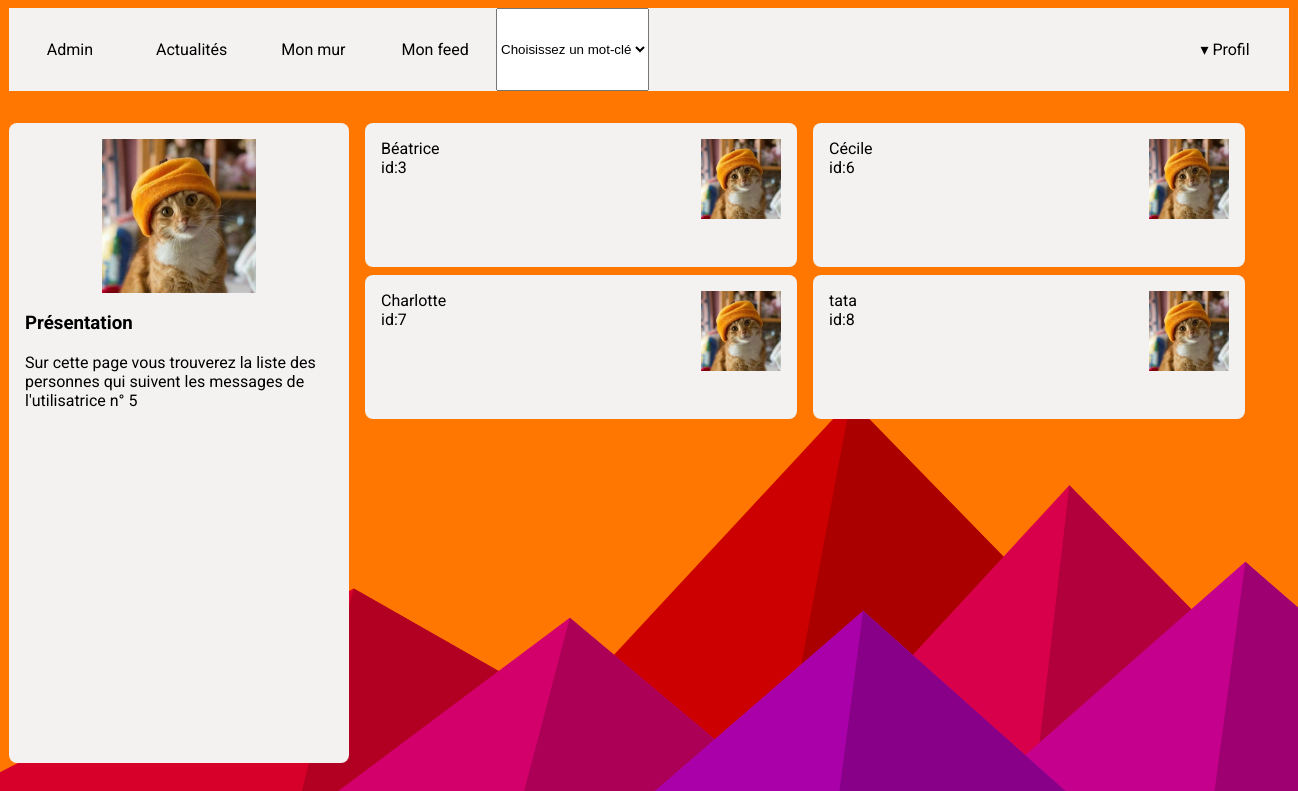
The app's page /resoc_n1/followers.php (signed in) with its own data.
### tables this page shows
CREATE TABLE `users` (
  `id` int(10) UNSIGNED NOT NULL,
  `email` varchar(255) NOT NULL,
  `password` varchar(255) NOT NULL,
  `alias` varchar(255) NOT NULL
);

### resoc_n1/followers.php (the view, shortened to what this page needs)
<!doctype html>
<html lang="fr">
    <head>
        <link rel="stylesheet" href="style.css"/>
    </head>
    <body>
        <?php include_once('header.php'); ?>
        <div id="wrapper">
            <aside>
                <img src = "user.jpg" alt = "Portrait de l'utilisatrice"/>
                <section>
                    <h3>Présentation</h3>
                    <p>Sur cette page vous trouverez la liste des personnes qui
                        suivent les messages de l'utilisatrice
                        n° <?php echo $_SESSION['connected_id'] ?></p>
                </section>
            </aside>
            <main class='contacts'>
                <?php
                $userId = $_SESSION['connected_id'];
                $laQuestionEnSql = "
                    SELECT users.*
                    FROM followers
                    LEFT JOIN users ON users.id=followers.following_user_id
                    WHERE followers.followed_user_id='$userId'
                    GROUP BY users.id
                    ";
                $lesInformations = $mysqli->query($laQuestionEnSql);
                while ($user = $lesInformations->fetch_assoc())
                {
                ?>
                <article>
                    <img src="user.jpg" alt="blason"/>
                    <h3><?php echo $user['alias'] ?></h3>
                    <p>id:<?php echo $user['id'] ?></p>
                </article>
                <?php
                }
                ?>
            </main>
        </div>
    </body>
</html>

### resoc_n1/style.css (style rules this page uses)
body { background-color: #ff7700; background-attachment: fixed; background-size: cover; font-family: Roboto; }
#wrapper { display:flex; width:80em; margin:0 auto 2em auto; }
#wrapper aside { background-color: rgb(244, 241, 241); flex:1; padding:1em; border-radius: 0.5em; }
#wrapper aside img { display: block; width:50%; margin:auto; }
#wrapper main { flex:3; padding-left:1em; height: 80vh; overflow-y: scroll; }
#wrapper main article { background-color: rgb(244, 241, 241); padding:1em; margin-bottom: 0.5em ; border-radius: 0.5em; }
#wrapper main article h3 { margin:0; padding:0; font-weight: normal; font-size:1em; }
#wrapper main article p { margin:0; }
.contacts { display:flex; flex-wrap: wrap; align-items:flex-start; align-content: flex-start ; }
.contacts article { width:25em; height:7em; margin-right: 1em; }
.contacts article img { float:right; height: 5em; }

### records on screen
users: alias "Béatrice", id "3"
users: alias "Cécile", id "6"
users: alias "Charlotte", id "7"
users: alias "tata", id "8"

### other values on screen
$_SESSION['connected_id'] "5"
